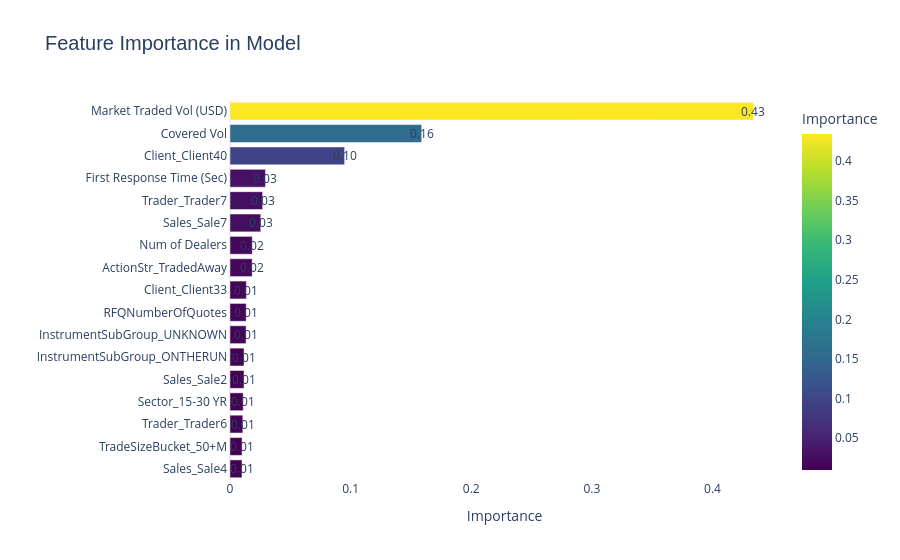

Write notebook code for a chart like this one.
### Code cell
# Step 2: Create an interactive bar chart using Plotly
fig = px.bar(importance_df, x='Importance', y='Feature',
             title="Feature Importance in Model",
             labels={'Importance': 'Importance', 'Feature': 'Features'},
             orientation='h',  # Horizontal bar chart for better readability
             color='Importance',  # Color by importance for emphasis
             color_continuous_scale='Viridis',  # Choose a visually appealing color scale
             template='plotly_white')

# Customize layout for better aesthetics
fig.update_layout(
    title_font=dict(size=20, family='Arial'),
    xaxis_title="Importance",
    yaxis_title="",
    xaxis=dict(showgrid=False),
    yaxis=dict(showgrid=False, categoryorder='total ascending'),
    plot_bgcolor='rgba(0,0,0,0)',
    hoverlabel=dict(font_size=12),
)

# Add annotations for better clarity (optional)
for i, row in importance_df.iterrows():
    if row['Importance'] > 0:  # Only annotate non-zero importance
        fig.add_annotation(
            x=row['Importance'],
            y=row['Feature'],
            text=f"{row['Importance']:.2f}",
            showarrow=False,
            font=dict(size=12),
            align="right"
        )

# Show the interactive plot
fig.show()

### Figure 1 — Plotly figure (JSON) as saved in the notebook; plotly's stock layout.template omitted (floating-point values rounded to 4 significant figures)
{"data": [{"alignmentgroup": "True", "hovertemplate": "Importance=%{marker.color}<br>Features=%{y}<extra></extra>", "legendgroup": "", "marker": {"color": [0.4339, 0.159, 0.09509, 0.02946, 0.02712, 0.02557, 0.01854, 0.01843, 0.01365, 0.01347, 0.01337, 0.01167, 0.01166, 0.01102, 0.01068, 0.01007, 0.009997], "coloraxis": "coloraxis", "pattern": {"shape": ""}}, "name": "", "offsetgroup": "", "orientation": "h", "showlegend": false, "textposition": "auto", "type": "bar", "x": [0.4339, 0.159, 0.09509, 0.02946, 0.02712, 0.02557, 0.01854, 0.01843, 0.01365, 0.01347, 0.01337, 0.01167, 0.01166, 0.01102, 0.01068, 0.01007, 0.009997], "xaxis": "x", "y": ["Market Traded Vol (USD)", "Covered Vol", "Client_Client40", "First Response Time (Sec)", "Trader_Trader7", "Sales_Sale7", "Num of Dealers", "ActionStr_TradedAway", "Client_Client33", "RFQNumberOfQuotes", "InstrumentSubGroup_UNKNOWN", "InstrumentSubGroup_ONTHERUN", "Sales_Sale2", "Sector_15-30 YR", "Trader_Trader6", "TradeSizeBucket_50+M", "Sales_Sale4"], "yaxis": "y"}], "layout": {"annotations": [{"align": "right", "font": {"size": 12}, "showarrow": false, "text": "0.43", "x": 0.4339, "y": "Market Traded Vol (USD)"}, {"align": "right", "font": {"size": 12}, "showarrow": false, "text": "0.16", "x": 0.159, "y": "Covered Vol"}, {"align": "right", "font": {"size": 12}, "showarrow": false, "text": "0.10", "x": 0.09509, "y": "Client_Client40"}, {"align": "right", "font": {"size": 12}, "showarrow": false, "text": "0.03", "x": 0.02946, "y": "First Response Time (Sec)"}, {"align": "right", "font": {"size": 12}, "showarrow": false, "text": "0.03", "x": 0.02712, "y": "Trader_Trader7"}, {"align": "right", "font": {"size": 12}, "showarrow": false, "text": "0.03", "x": 0.02557, "y": "Sales_Sale7"}, {"align": "right", "font": {"size": 12}, "showarrow": false, "text": "0.02", "x": 0.01854, "y": "Num of Dealers"}, {"align": "right", "font": {"size": 12}, "showarrow": false, "text": "0.02", "x": 0.01843, "y": "ActionStr_TradedAway"}, {"align": "right", "font": {"size": 12}, "showarrow": false, "text": "0.01", "x": 0.01365, "y": "Client_Client33"}, {"align": "right", "font": {"size": 12}, "showarrow": false, "text": "0.01", "x": 0.01347, "y": "RFQNumberOfQuotes"}, {"align": "right", "font": {"size": 12}, "showarrow": false, "text": "0.01", "x": 0.01337, "y": "InstrumentSubGroup_UNKNOWN"}, {"align": "right", "font": {"size": 12}, "showarrow": false, "text": "0.01", "x": 0.01167, "y": "InstrumentSubGroup_ONTHERUN"}, {"align": "right", "font": {"size": 12}, "showarrow": false, "text": "0.01", "x": 0.01166, "y": "Sales_Sale2"}, {"align": "right", "font": {"size": 12}, "showarrow": false, "text": "0.01", "x": 0.01102, "y": "Sector_15-30 YR"}, {"align": "right", "font": {"size": 12}, "showarrow": false, "text": "0.01", "x": 0.01068, "y": "Trader_Trader6"}, {"align": "right", "font": {"size": 12}, "showarrow": false, "text": "0.01", "x": 0.01007, "y": "TradeSizeBucket_50+M"}, {"align": "right", "font": {"size": 12}, "showarrow": false, "text": "0.01", "x": 0.009997, "y": "Sales_Sale4"}], "barmode": "relative", "coloraxis": {"colorbar": {"title": {"text": "Importance"}}, "colorscale": [[0, "#440154"], [0.1111, "#482878"], [0.2222, "#3e4989"], [0.3333, "#31688e"], [0.4444, "#26828e"], [0.5556, "#1f9e89"], [0.6667, "#35b779"], [0.7778, "#6ece58"], [0.8889, "#b5de2b"], [1, "#fde725"]]}, "hoverlabel": {"font": {"size": 12}}, "legend": {"tracegroupgap": 0}, "plot_bgcolor": "rgba(0,0,0,0)", "title": {"font": {"family": "Arial", "size": 20}, "text": "Feature Importance in Model"}, "xaxis": {"anchor": "y", "domain": [0, 1], "showgrid": false, "title": {"text": "Importance"}}, "yaxis": {"anchor": "x", "categoryorder": "total ascending", "domain": [0, 1], "showgrid": false, "title": {"text": ""}}}}
